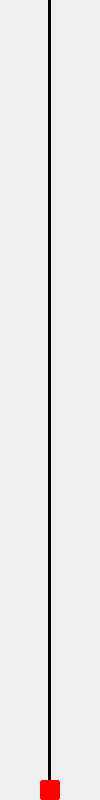
<?xml version="1.0" encoding="UTF-8"?>
<ui version="4.0">
 <class>reference_line_window</class>
 <widget class="QWidget" name="reference_line_window">
  <property name="geometry">
   <rect>
    <x>0</x>
    <y>0</y>
    <width>100</width>
    <height>800</height>
   </rect>
  </property>
  <property name="maximumSize">
   <size>
    <width>16777215</width>
    <height>16777215</height>
   </size>
  </property>
  <property name="cursor">
   <cursorShape>ArrowCursor</cursorShape>
  </property>
  <property name="mouseTracking">
   <bool>true</bool>
  </property>
  <property name="windowTitle">
   <string>Form</string>
  </property>
  <property name="windowOpacity">
   <double>1.000000000000000</double>
  </property>
  <property name="layoutDirection">
   <enum>Qt::RightToLeft</enum>
  </property>
  <property name="autoFillBackground">
   <bool>false</bool>
  </property>
  <layout class="QVBoxLayout" name="verticalLayout">
   <property name="spacing">
    <number>0</number>
   </property>
   <property name="leftMargin">
    <number>0</number>
   </property>
   <property name="topMargin">
    <number>0</number>
   </property>
   <property name="rightMargin">
    <number>0</number>
   </property>
   <property name="bottomMargin">
    <number>0</number>
   </property>
   <item alignment="Qt::AlignHCenter">
    <widget class="Line" name="line">
     <property name="sizePolicy">
      <sizepolicy hsizetype="Fixed" vsizetype="Expanding">
       <horstretch>0</horstretch>
       <verstretch>0</verstretch>
      </sizepolicy>
     </property>
     <property name="styleSheet">
      <string notr="true">background-color:rgb(0, 0, 0);</string>
     </property>
     <property name="frameShadow">
      <enum>QFrame::Plain</enum>
     </property>
     <property name="lineWidth">
      <number>1</number>
     </property>
     <property name="midLineWidth">
      <number>-1</number>
     </property>
     <property name="orientation">
      <enum>Qt::Vertical</enum>
     </property>
    </widget>
   </item>
   <item alignment="Qt::AlignHCenter|Qt::AlignVCenter">
    <widget class="QLabel" name="label">
     <property name="sizePolicy">
      <sizepolicy hsizetype="Fixed" vsizetype="Fixed">
       <horstretch>0</horstretch>
       <verstretch>0</verstretch>
      </sizepolicy>
     </property>
     <property name="minimumSize">
      <size>
       <width>20</width>
       <height>20</height>
      </size>
     </property>
     <property name="maximumSize">
      <size>
       <width>20</width>
       <height>20</height>
      </size>
     </property>
     <property name="cursor">
      <cursorShape>SizeAllCursor</cursorShape>
     </property>
     <property name="styleSheet">
      <string notr="true">border-style: solid;
border-width: 2px;
border-color: black;
border: 2px solid red;
border-radius: 3px;
background-color:red;</string>
     </property>
     <property name="text">
      <string/>
     </property>
     <property name="alignment">
      <set>Qt::AlignCenter</set>
     </property>
    </widget>
   </item>
  </layout>
 </widget>
 <resources/>
 <connections/>
</ui>
